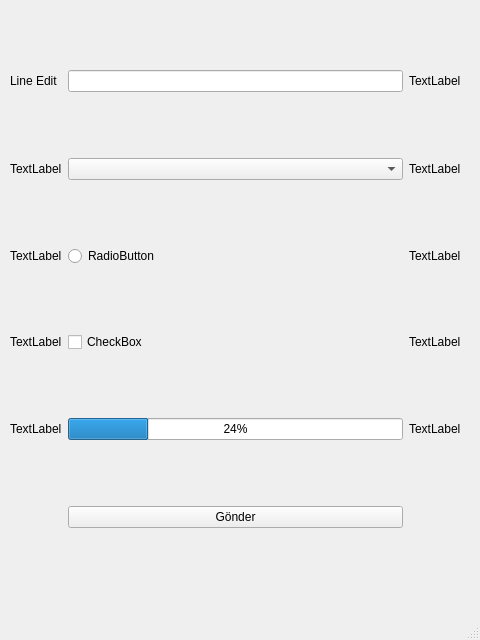
<?xml version="1.0" encoding="UTF-8"?>
<ui version="4.0">
 <class>MainWindow</class>
 <widget class="QMainWindow" name="MainWindow">
  <property name="geometry">
   <rect>
    <x>0</x>
    <y>0</y>
    <width>480</width>
    <height>640</height>
   </rect>
  </property>
  <property name="windowTitle">
   <string>MainWindow</string>
  </property>
  <widget class="QWidget" name="centralwidget">
   <widget class="QWidget" name="gridLayoutWidget">
    <property name="geometry">
     <rect>
      <x>10</x>
      <y>10</y>
      <width>451</width>
      <height>581</height>
     </rect>
    </property>
    <layout class="QGridLayout" name="gridLayout">
     <property name="sizeConstraint">
      <enum>QLayout::SetNoConstraint</enum>
     </property>
     <item row="0" column="2">
      <widget class="QLabel" name="lbltxt">
       <property name="text">
        <string>TextLabel</string>
       </property>
      </widget>
     </item>
     <item row="4" column="1">
      <widget class="QProgressBar" name="prgs1">
       <property name="value">
        <number>24</number>
       </property>
      </widget>
     </item>
     <item row="1" column="2">
      <widget class="QLabel" name="lblcmb">
       <property name="text">
        <string>TextLabel</string>
       </property>
      </widget>
     </item>
     <item row="2" column="1">
      <widget class="QRadioButton" name="rdb1">
       <property name="text">
        <string>RadioButton</string>
       </property>
      </widget>
     </item>
     <item row="3" column="1">
      <widget class="QCheckBox" name="chk1">
       <property name="text">
        <string>CheckBox</string>
       </property>
      </widget>
     </item>
     <item row="0" column="1">
      <widget class="QLineEdit" name="txtUser"/>
     </item>
     <item row="2" column="0">
      <widget class="QLabel" name="label_5">
       <property name="text">
        <string>TextLabel</string>
       </property>
      </widget>
     </item>
     <item row="1" column="0">
      <widget class="QLabel" name="label_3">
       <property name="text">
        <string>TextLabel</string>
       </property>
      </widget>
     </item>
     <item row="0" column="0">
      <widget class="QLabel" name="label">
       <property name="text">
        <string>Line Edit</string>
       </property>
      </widget>
     </item>
     <item row="5" column="1">
      <widget class="QPushButton" name="btGonder">
       <property name="text">
        <string>Gönder</string>
       </property>
      </widget>
     </item>
     <item row="4" column="2">
      <widget class="QLabel" name="lblprgs">
       <property name="text">
        <string>TextLabel</string>
       </property>
      </widget>
     </item>
     <item row="3" column="2">
      <widget class="QLabel" name="lblchk">
       <property name="text">
        <string>TextLabel</string>
       </property>
      </widget>
     </item>
     <item row="4" column="0">
      <widget class="QLabel" name="label_9">
       <property name="text">
        <string>TextLabel</string>
       </property>
      </widget>
     </item>
     <item row="2" column="2">
      <widget class="QLabel" name="lblrdb">
       <property name="text">
        <string>TextLabel</string>
       </property>
      </widget>
     </item>
     <item row="1" column="1">
      <widget class="QComboBox" name="cmbSecim"/>
     </item>
     <item row="3" column="0">
      <widget class="QLabel" name="label_7">
       <property name="text">
        <string>TextLabel</string>
       </property>
      </widget>
     </item>
    </layout>
   </widget>
  </widget>
  <widget class="QMenuBar" name="menubar">
   <property name="geometry">
    <rect>
     <x>0</x>
     <y>0</y>
     <width>480</width>
     <height>21</height>
    </rect>
   </property>
  </widget>
  <widget class="QStatusBar" name="statusbar"/>
 </widget>
 <resources/>
 <connections/>
</ui>
